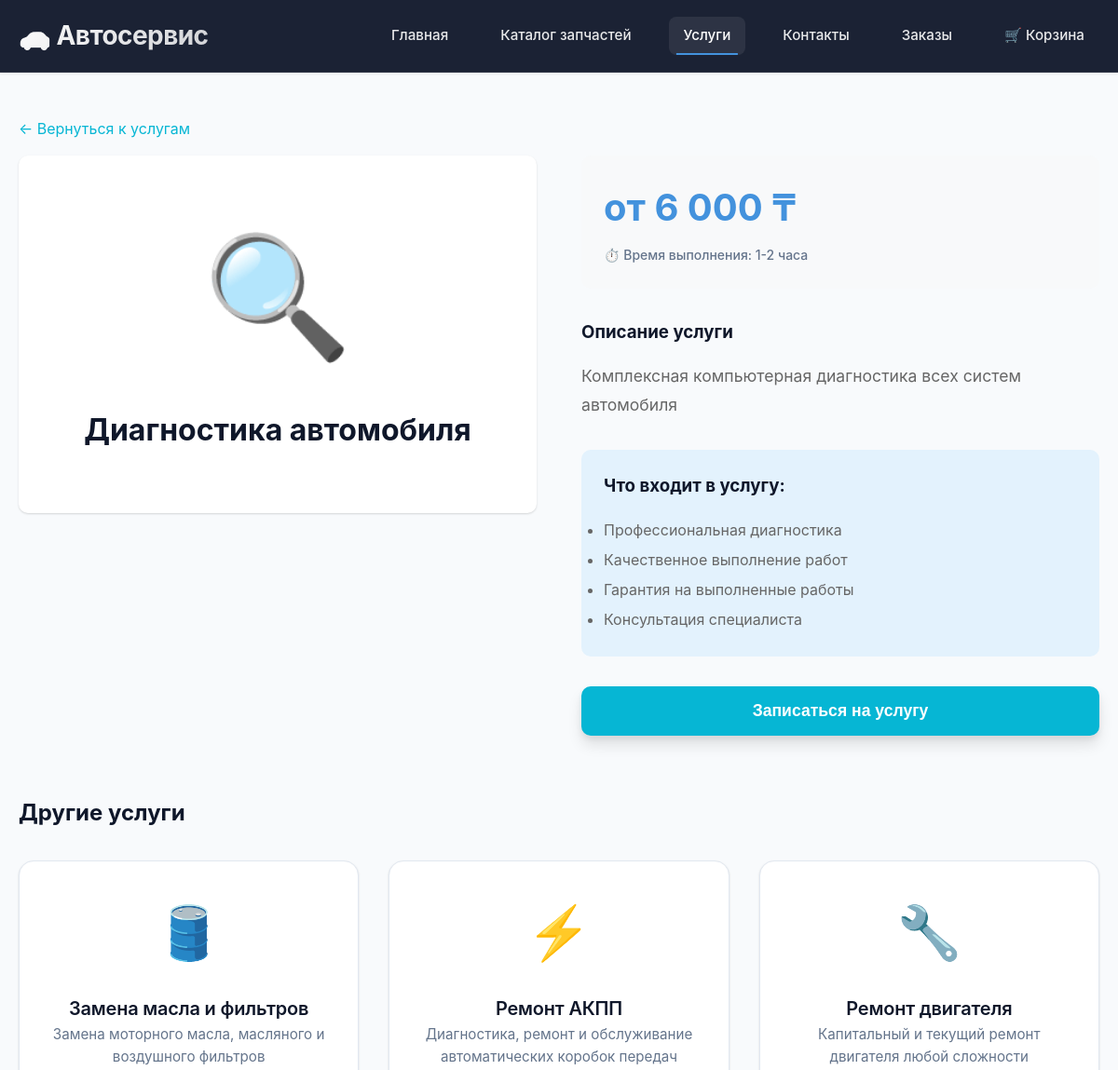
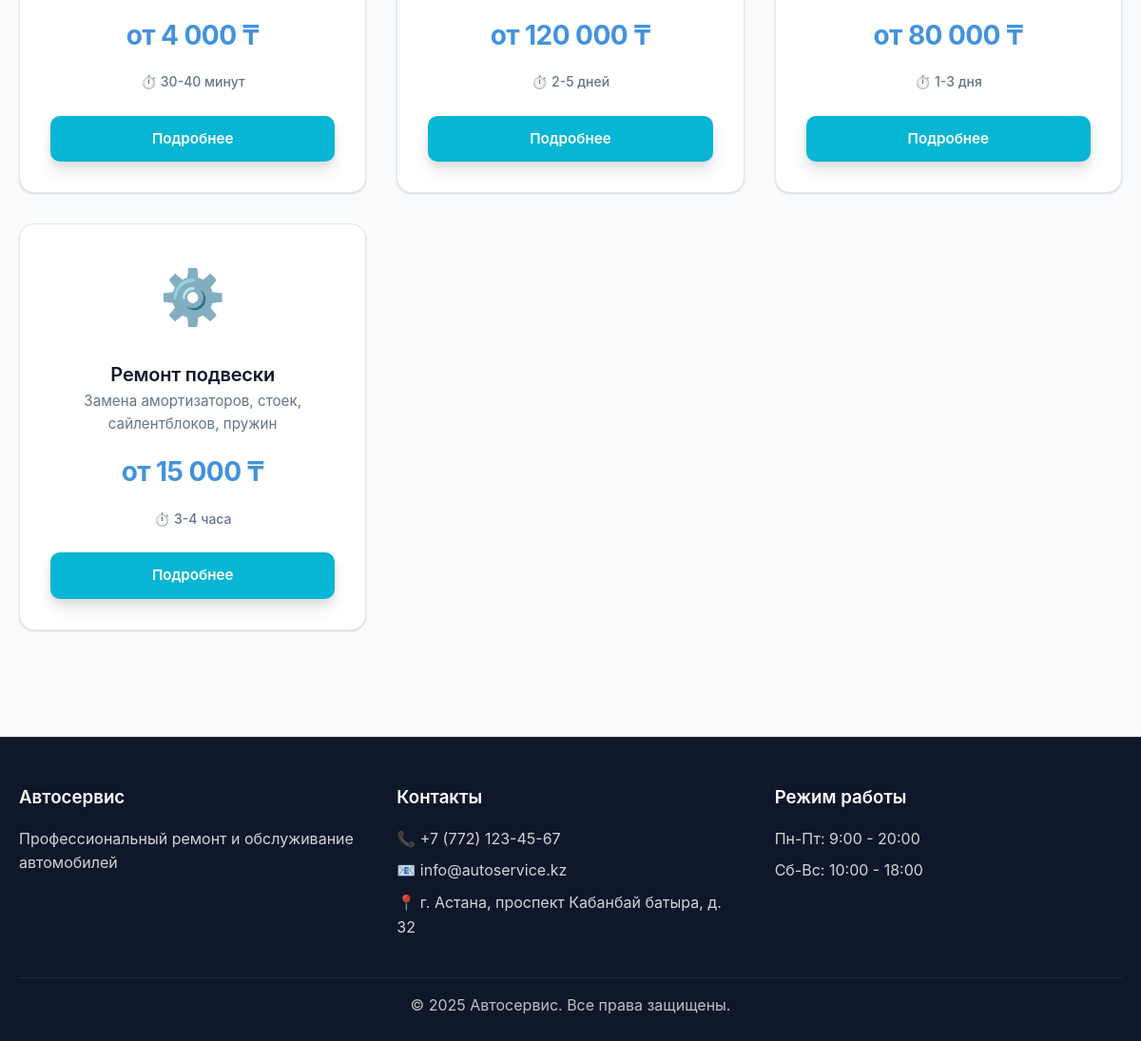
Screenshot of /service.php?id=1 with the database file from the repository (2 pictures, top to bottom).
### tables this page shows
CREATE TABLE IF NOT EXISTS services (
    id INT AUTO_INCREMENT PRIMARY KEY,
    name VARCHAR(255) NOT NULL,
    description TEXT,
    price DECIMAL(10, 2) NOT NULL,
    duration VARCHAR(50),
    icon VARCHAR(10),
    created_at TIMESTAMP DEFAULT CURRENT_TIMESTAMP,
    updated_at TIMESTAMP DEFAULT CURRENT_TIMESTAMP ON UPDATE CURRENT_TIMESTAMP
);

### src/Database.php (called while the page is built, shortened)
<?php
class Database
{
    private static ?PDO $connection = null;
    private static array $config = [];
    public static function getConnection(): PDO
    {
        return self::$connection;
    }
    private static function connect(): void
    {
        try {
            self::$config = require __DIR__ . '/../config/database.php';
            $dsn = sprintf(
                'mysql:host=%s;port=%d;dbname=%s;charset=%s',
                self::$config['host'],
                self::$config['port'],
                self::$config['database'],
                self::$config['charset']
            );
            self::$connection = new PDO(
                $dsn,
                self::$config['username'],
                self::$config['password'],
                self::$config['options']
            );
            self::$connection->exec("SET NAMES 'utf8mb4' COLLATE 'utf8mb4_unicode_ci'");
            self::$connection->exec("SET CHARACTER SET utf8mb4");
            self::$connection->exec("SET character_set_connection=utf8mb4");
        } catch (PDOException $e) {
            throw new \RuntimeException('Ошибка подключения к базе данных: ' . $e->getMessage());
        }
    }
    public static function query(string $sql, array $params = []): array
    {
        $stmt = self::getConnection()->prepare($sql);
        $stmt->execute($params);
        return $stmt->fetchAll();
    }
    public static function queryOne(string $sql, array $params = []): ?array
    {
        $stmt = self::getConnection()->prepare($sql);
        $stmt->execute($params);
        $result = $stmt->fetch();
        return $result ?: null;
    }
}

### src/Services.php (called while the page is built, shortened)
<?php
class Services
{
    public function getAllServices(): array
    {
        try {
            $sql = "SELECT * FROM services ORDER BY name";
            $services = Database::query($sql);
            return array_map(function($service) {
                $service['price'] = (float)$service['price'];
                $service['id'] = (int)$service['id'];
                return $service;
            }, $services);
        } catch (\Exception $e) {
            error_log('Ошибка получения услуг: ' . $e->getMessage());
            return [];
        }
    }
    public function getServiceById(int $id): ?array
    {
        try {
            $sql = "SELECT * FROM services WHERE id = :id";
            $service = Database::queryOne($sql, ['id' => $id]);
            if ($service) {
                $service['price'] = (float)$service['price'];
                $service['id'] = (int)$service['id'];
            }
            return $service;
        } catch (\Exception $e) {
            error_log('Ошибка получения услуги: ' . $e->getMessage());
            return null;
        }
    }
}

### config/database.php (called while the page is built, shortened)
<?php
return [
    'host' => $_ENV['DB_HOST'] ?? $_ENV['MYSQL_HOST'] ?? 'localhost',
    'port' => (int)($_ENV['DB_PORT'] ?? $_ENV['MYSQL_PORT'] ?? 3306),
    'database' => $_ENV['DB_DATABASE'] ?? $_ENV['MYSQL_DATABASE'] ?? 'autoservice',
    'username' => $_ENV['DB_USERNAME'] ?? $_ENV['MYSQL_USER'] ?? 'root',
    'password' => $_ENV['DB_PASSWORD'] ?? $_ENV['MYSQL_PASSWORD'] ?? '',
    'charset' => 'utf8mb4',
    'options' => [
        PDO::ATTR_ERRMODE => PDO::ERRMODE_EXCEPTION,
        PDO::ATTR_DEFAULT_FETCH_MODE => PDO::FETCH_ASSOC,
        PDO::ATTR_EMULATE_PREPARES => false,
    ]
];

### service.php (the view, shortened to what this page needs)
<?php
require_once __DIR__ . '/includes/header.php';
$serviceId = (int)($_GET['id'] ?? 0);
$service = $services->getServiceById($serviceId);
$allServices = $services->getAllServices();
$relatedServices = array_filter($allServices, function($s) use ($serviceId) {
    return $s['id'] !== $serviceId;
});
$relatedServices = array_slice($relatedServices, 0, 4);
?>
<section class="container">
    <div style="margin-bottom: 1rem;">
        <a href="services.php" style="color: var(--accent-color); text-decoration: none;">← Вернуться к услугам</a>
    </div>
    <div style="display: grid; grid-template-columns: 1fr 1fr; gap: 3rem; margin-bottom: 3rem;">
        <div>
            <div style="background: var(--bg-white); border-radius: 10px; padding: 3rem; box-shadow: var(--shadow); text-align: center;">
                <div style="font-size: 8rem; margin-bottom: 1rem;"><?php echo $service['icon']; ?></div>
                <h1 style="font-size: 2rem; color: var(--primary-color); margin: 1rem 0;"><?php echo htmlspecialchars($service['name']); ?></h1>
            </div>
        </div>
        <div>
            <div style="background: #f8f9fa; padding: 1.5rem; border-radius: 10px; margin-bottom: 2rem;">
                <div style="font-size: 2.5rem; color: var(--secondary-color); font-weight: bold; margin-bottom: 0.5rem;">
                    от <?php echo number_format($service['price'], 0, ',', ' '); ?> ₸
                </div>
                <p class="service-duration" style="margin: 0;">
                    ⏱️ Время выполнения: <?php echo htmlspecialchars($service['duration']); ?>
                </p>
            </div>
            <div style="margin: 2rem 0;">
                <h3 style="color: var(--primary-color); margin-bottom: 1rem;">Описание услуги</h3>
                <p style="line-height: 1.8; color: #666; font-size: 1.1rem;"><?php echo nl2br(htmlspecialchars($service['description'])); ?></p>
            </div>
            <div style="background: #e3f2fd; padding: 1.5rem; border-radius: 10px; margin: 2rem 0;">
                <h3 style="color: var(--primary-color); margin-bottom: 1rem;">Что входит в услугу:</h3>
                <ul style="line-height: 2; color: #666;">
                    <li>Профессиональная диагностика</li>
                    <li>Качественное выполнение работ</li>
                    <li>Гарантия на выполненные работы</li>
                    <li>Консультация специалиста</li>
                </ul>
            </div>
            <form method="POST" action="service-order.php" style="margin-top: 2rem;">
                <button type="submit" class="btn btn-primary" style="width: 100%; font-size: 1.1rem; padding: 1rem;">
                    Записаться на услугу
                </button>
            </form>
        </div>
    </div>
    <?php if (!empty($relatedServices)): ?>
        <div style="margin-top: 4rem;">
            <h2 style="color: var(--primary-color); margin-bottom: 2rem;">Другие услуги</h2>
            <div class="services-grid">
                <?php foreach ($relatedServices as $relatedService): ?>
                    <div class="service-card">
                        <div class="service-icon"><?php echo $relatedService['icon']; ?></div>
                        <h3 class="card-title">
                            <a href="service.php?id=<?php echo $relatedService['id']; ?>" style="color: inherit; text-decoration: none;">
                                <?php echo htmlspecialchars($relatedService['name']); ?>
                            </a>
                        </h3>
                        <p class="card-description"><?php echo htmlspecialchars($relatedService['description']); ?></p>
                        <div class="card-price">от <?php echo number_format($relatedService['price'], 0, ',', ' '); ?> ₸</div>
                        <p class="service-duration">⏱️ <?php echo htmlspecialchars($relatedService['duration']); ?></p>
                        <div style="margin-top: 1.5rem;">
                            <a href="service.php?id=<?php echo $relatedService['id']; ?>" class="btn btn-primary" style="text-decoration: none; display: block; text-align: center;">
                                Подробнее
                            </a>
                        </div>
                    </div>
                <?php endforeach; ?>
            </div>
        </div>
    <?php endif; ?>
</section>
<?php require_once __DIR__ . '/includes/footer.php'; ?>

### css/style.css (style rules this page uses)
* { margin: 0; padding: 0; box-sizing: border-box; }
:root { --primary-color: #0f172a; --secondary-color: #4392dd; --accent-color: #06b6d4; --success-color: #10b981; --text-color: #0f172a; --text-light: #64748b; --bg-light: #f8fafc; --bg-white: #ffffff; --border-color: #e2e8f0; --shadow: 0 1px 3px rgba(0,0,0,0.05), 0 1px 2px rgba(0,0,0,0.1); --shadow-md: 0 4px 6px rgba(0,0,0,0.05), 0 10px 15px rgba(0,0,0,0.1); --shadow-lg: 0 10px 15px rgba(0,0,0,0.1), 0 4px 6px rgba(0,0,0,0.05); --shadow-hover: 0 20px 25px rgba(0,0,0,0.1), 0 10px 10px rgba(0,0,0,0.04); --gradient-primary: linear-gradient(135deg, #0f172a 0%, #1e293b 100%); --gradient-accent: linear-gradient(135deg, #4392dd 0%, #06b6d4 100%); }
body { font-family: -apple-system, BlinkMacSystemFont, 'Segoe UI', Roboto, 'Helvetica Neue', Arial, 'Inter', sans-serif; color: var(--text-color); line-height: 1.6; background: var(--bg-light); min-height: 100vh; -webkit-font-smoothing: antialiased; -moz-osx-font-smoothing: grayscale; }
.container { max-width: 1200px; margin: 0 auto; padding: 0 20px; }
.card-title { font-size: 1.25rem; color: var(--primary-color); margin: 0; font-weight: 600; letter-spacing: -0.01em; }
.card-price { font-size: 1.75rem; color: var(--secondary-color); font-weight: 700; margin: 1rem 0; letter-spacing: -0.02em; }
.card-description { color: var(--text-light); margin-bottom: 1rem; line-height: 1.6; font-size: 0.95rem; }
.btn { display: inline-flex; align-items: center; justify-content: center; padding: 0.75rem 1.5rem; background: var(--secondary-color); color: white; text-decoration: none; border-radius: 10px; border: none; cursor: pointer; font-size: 0.95rem; transition: all 0.2s cubic-bezier(0.4, 0, 0.2, 1); font-weight: 600; box-shadow: var(--shadow-md); position: relative; overflow: hidden; }
.btn-primary { background: var(--accent-color); box-shadow: var(--shadow-md); }
.services-grid { display: grid; grid-template-columns: repeat(auto-fit, minmax(300px, 1fr)); gap: 2rem; }
.service-card { background: var(--bg-white); border-radius: 16px; padding: 2rem; box-shadow: var(--shadow); text-align: center; transition: all 0.3s cubic-bezier(0.4, 0, 0.2, 1); border: 1px solid var(--border-color); position: relative; overflow: hidden; }
.service-card::before { content: ''; position: absolute; top: 0; left: 0; right: 0; height: 3px; background: var(--accent-color); transform: scaleX(0); transition: transform 0.3s cubic-bezier(0.4, 0, 0.2, 1); }
.service-icon { font-size: 3.5rem; margin-bottom: 1.25rem; transition: transform 0.3s cubic-bezier(0.4, 0, 0.2, 1); display: inline-block; }
.service-duration { color: var(--text-light); font-size: 0.875rem; margin-top: 0.5rem; font-weight: 500; }

### rows the page displays
services: icon "🔍", name "Диагностика автомобиля", price "6 000", duration "1-2 часа", description "Комплексная компьютерная диагностика всех систем автомобиля"
services: icon "🛢️", name "Замена масла и фильтров", description "Замена моторного масла, масляного и воздушного фильтров", price "4 000", duration "30-40 минут"
services: icon "⚡", name "Ремонт АКПП", description "Диагностика, ремонт и обслуживание автоматических коробок передач", price "120 000", duration "2-5 дней"
services: icon "🔧", name "Ремонт двигателя", description "Капитальный и текущий ремонт двигателя любой сложности", price "80 000", duration "1-3 дня"
services: icon "⚙️", name "Ремонт подвески", description "Замена амортизаторов, стоек, сайлентблоков, пружин", price "15 000", duration "3-4 часа"
